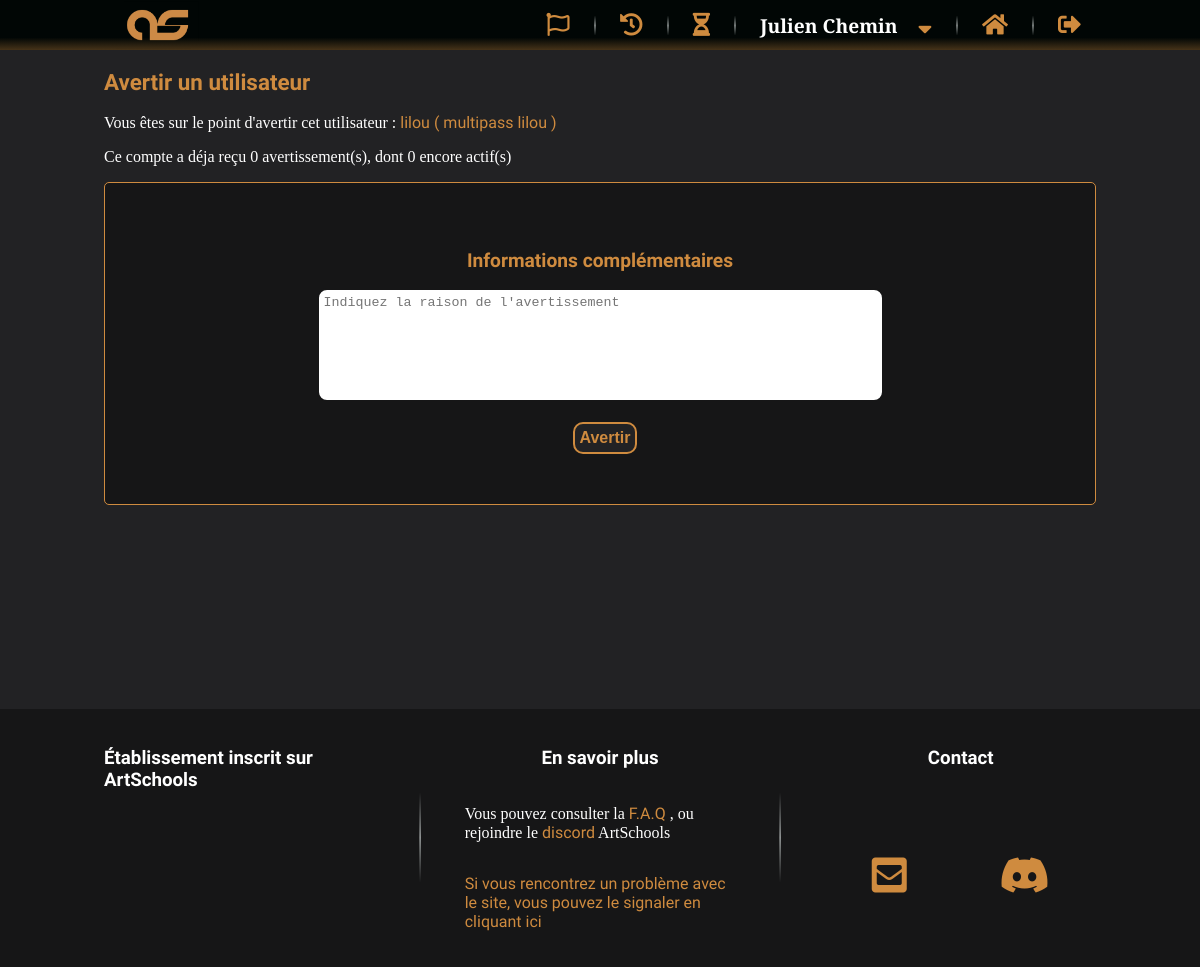
The app's page /P5_01_Code/indexAdmin.php?action=warnUser&idUser=61 (signed in), older data.
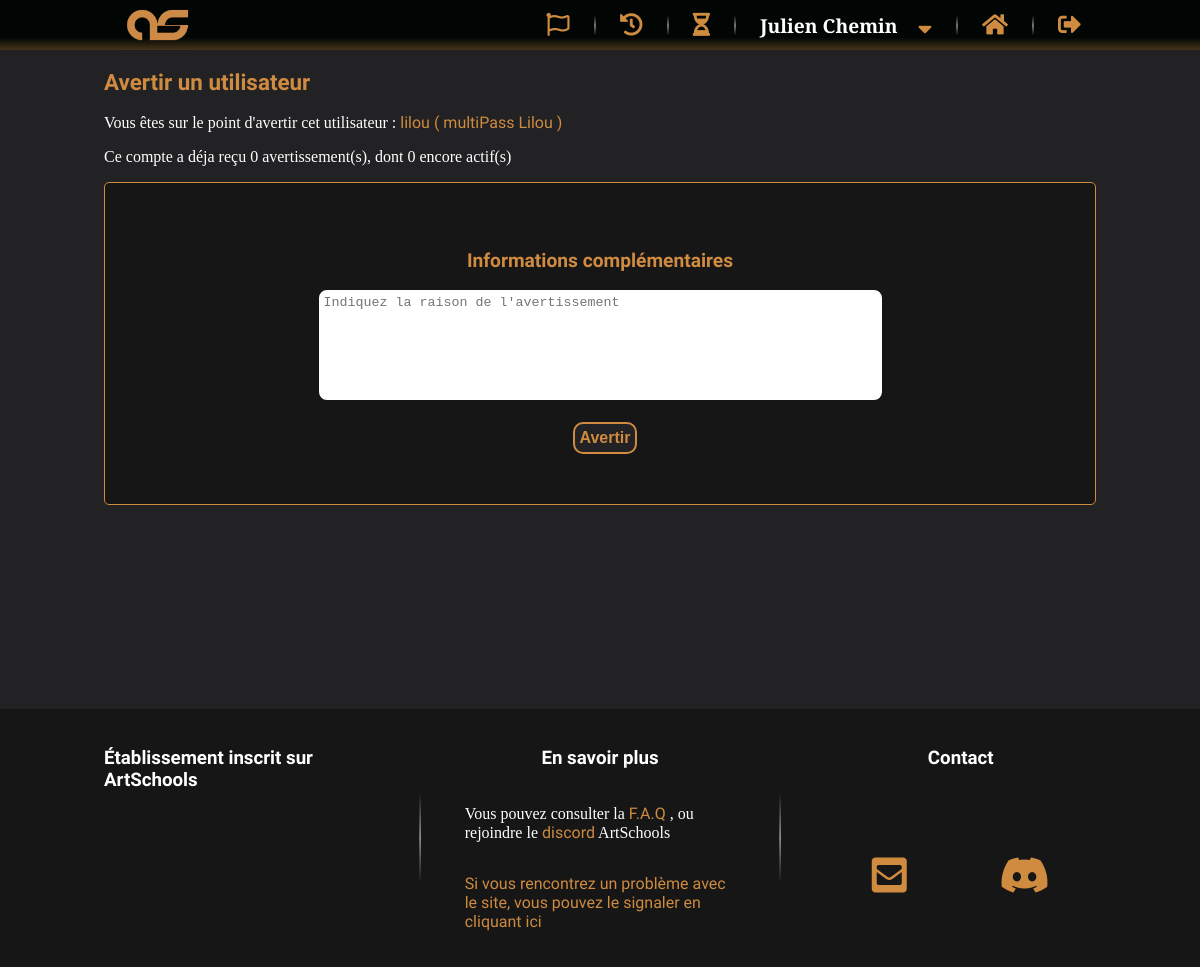
The same page, newer data.
### tables this page shows
CREATE TABLE IF NOT EXISTS `as_user` (
  `id` int(11) NOT NULL AUTO_INCREMENT,
  `pseudo` varchar(50) NOT NULL,
  `firstName` varchar(100) DEFAULT NULL,
  `lastName` varchar(100) DEFAULT NULL,
  `mail` varchar(255) NOT NULL,
  `school` varchar(255) NOT NULL,
  `schoolGroup` varchar(50) DEFAULT NULL,
  `password` varchar(255) NOT NULL,
  `temporaryPassword` text DEFAULT NULL,
  `beingReset` tinyint(1) NOT NULL DEFAULT 0,
  `nbWarning` int(11) NOT NULL DEFAULT 0,
  `isBan` tinyint(1) NOT NULL DEFAULT 0,
  `isAdmin` tinyint(1) NOT NULL DEFAULT 0,
  `isModerator` tinyint(1) NOT NULL DEFAULT 0,
  `isActive` tinyint(1) NOT NULL DEFAULT 1,
  `profileBannerInfo` text DEFAULT NULL,
  `profilePictureInfo` text DEFAULT NULL,
  `profileTextInfo` text DEFAULT NULL,
  PRIMARY KEY (`id`)
);

### P5_01_Code/model/RenderView.php (called while the page is built, shortened)
<?php
class RenderView
{
    public static function render(string $template, string $view, array $data = null)
    {
        require 'view/' . $view;
    }
}

### P5_01_Code/model/Database.php (called while the page is built, shortened)
<?php
abstract class Database
{
    protected static $db;
    protected function getConnection()
    {
        if (empty(self::$db)) {
            self::$db = new \PDO(self::DB_HOST, self::DB_LOGIN, self::DB_PASSWORD, self::DB_ERRMODE);
            return self::$db;
        } else {
            return self::$db;
        }
    }
    public function sql($req, array $parameters = null)
    {
        $q = $this->getConnection()->prepare($req);
        if ($parameters) {
            foreach ($parameters as $paraKey => $paraValue) {
                if (is_int($paraValue)) {
                    $q->bindValue($paraKey, $paraValue, \PDO::PARAM_INT);
                } else {
                    $q->bindValue($paraKey, $paraValue);
                }
            }
        }
        $q->execute();
        return $q;
    }
}

### P5_01_Code/model/AbstractManager.php (called while the page is built, shortened)
<?php
abstract class AbstractManager extends Database
{
    public static $TABLE_NAME = '';
    public static $TABLE_CHAMPS = '';
    public static $TABLE_PK = '';
    public static $OBJECT_TYPE = '';
    public function getOneById(int $id)
    {
        if ($id > 0 && $this->exists($id)) {
            $query = $this->sql(
                'SELECT ' . static::$TABLE_CHAMPS . '
                FROM ' . static::$TABLE_NAME . '
                WHERE ' . static::$TABLE_PK . ' = :id',
                [':id' => $id]
            );
            if (isset(static::$OBJECT_TYPE)) {
                   $result = $query->fetchObject(static::$OBJECT_TYPE);
            } else {
                $result = $query->fetch();
            }
            return $result;
        } else {
            return false;
        }
    }
    public function exists(int $id)
    {
        if ($id > 0) {
            $req = $this->sql(
                'SELECT *
                FROM ' . static::$TABLE_NAME . '
                WHERE ' . static::$TABLE_PK . ' = :id',
                [':id' => $id]
            );
            if ($result = $req->fetch()) {
                   return true;
            } else {
                return false;
            }
        } else {
            return false;
        }
    }
}

### P5_01_Code/model/User.php (called while the page is built, shortened)
<?php
class User
{
    private $id,
        $pseudo,
        $firstName,
        $lastName,
        $mail,
        $school,
        $schoolGroup,
        $password,
        $temporaryPassword,
        $beingReset,
        $nbWarning,
        $isBan,
        $isAdmin,
        $isModerator,
        $isActive,
        $profileBannerInfo = null,
        $profileBanner,
        $noBanner,
        $profilePictureInfo = null,
        $profilePicture,
        $profilePictureOrientation,
        $profilePictureSize,
        $profileTextInfo = null,
        $profileTextBlock,
        $profileTextPseudo,
        $profileTextSchool;
    public function getId()
    {
        return intval($this->id);
    }
    public function getPseudo()
    {
        return $this->pseudo;
    }
    public function getFirstName()
    {
        return $this->firstName;
    }
    public function getLastName()
    {
        return $this->lastName;
    }
    public function getNbWarning()
    {
        return intval($this->nbWarning);
    }
}

### P5_01_Code/view/backend/warnUserView.php (the view, shortened to what this page needs)
<section id="blockWarnUser" class="container">
    <h1>Avertir un utilisateur</h1>
    <p>
        Vous êtes sur le point d'avertir cet utilisateur :
        <a href="index.php?action=userProfile&userId=<?=$data['user']->getId()?>">
            <?=$data['user']->getPseudo()?> ( <?=$data['user']->getFirstName()?> <?=$data['user']->getLastName()?> )
        </a>
    </p>
    <p>Ce compte a déja reçu <?=$data['user']->getNbWarning()?> avertissement(s), dont <?=$data['nbActiveWarn']?> encore actif(s)</p>
    <form id="formWarnUser">
        <h2>Informations complémentaires</h2>
        <p>
            <textarea name="reasonWarn" id="reasonWarn" placeholder="Indiquez la raison de l'avertissement" required></textarea>
        </p>
        <input type="submit" name="submit" id="submit" value="Avertir">
    </form>
</section>

Row changes from the older to the newer data that the page shows:
changed as_user "lilou": firstName "multipass" → "multiPass"; lastName "lilou" → "Lilou"
